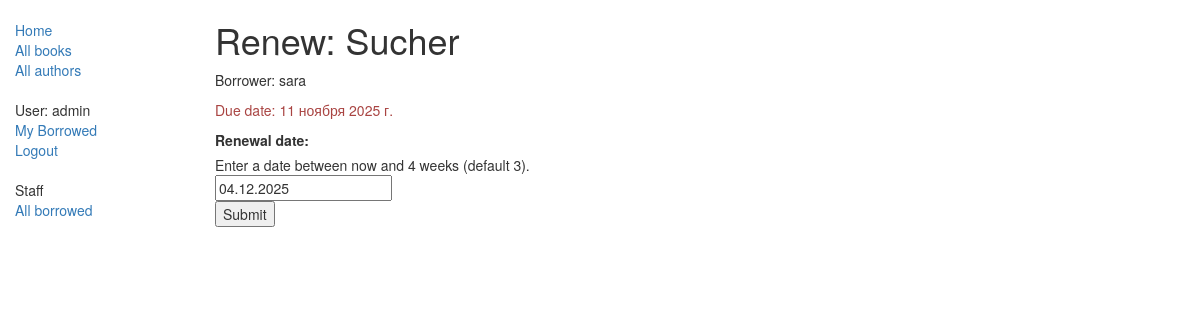
/catalog/book/044d558d-da70-4f5f-a3f8-c583cc3bf69d/renew/ (signed in), run on an earlier commit of the app's database.
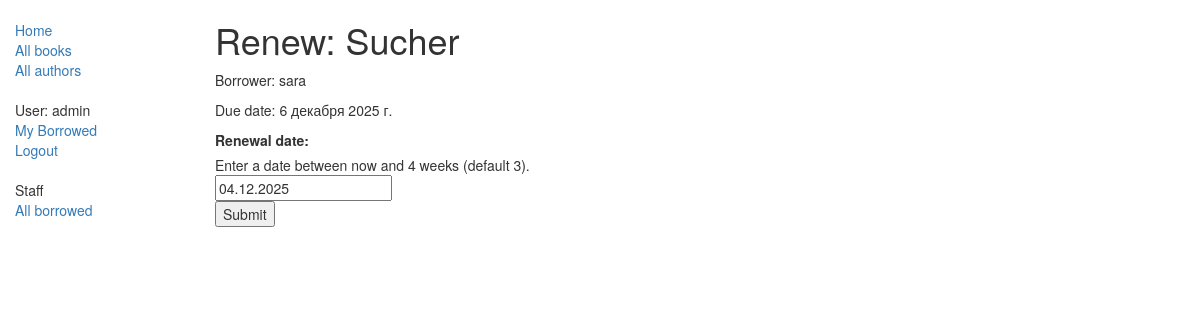
And on a later commit of the database.
### catalog/models.py (models this page shows, shortened)
class BookInstance(models.Model):
    id = models.UUIDField(primary_key=True, default=uuid.uuid4, help_text="ID отдельной книги уникален для всей библиотеки")
    book = models.ForeignKey('Book', on_delete=models.SET_NULL, null=True)
    imprint = models.CharField(max_length=200)
    due_back = models.DateField(null=True, blank=True)
    LOAN_STATUS = (
        ('m', 'Maintenance'),
        ('o', 'On loan'),
        ('a', 'Available'),
        ('r', 'Reserved'),
    )
    status = models.CharField(max_length=1, choices=LOAN_STATUS, blank=True, default='m', help_text='Доступность')
    borrower = models.ForeignKey(User, on_delete=models.SET_NULL, null=True, blank=True)
    class Meta:
        ordering = ["due_back"]
        permissions = (("can_mark_returned", "Set book as returned"),)
    @property
    def is_overdue(self):
        if self.due_back and date.today() > self.due_back:
            return True
        return False

class Book(models.Model):
    title = models.CharField(verbose_name='title', max_length=200)
    author = models.ForeignKey('Author', on_delete=models.SET_NULL, null=True)
    summary = models.TextField(max_length=1000, help_text="Введите краткое описание книги")
    ISBN = models.CharField('ISBN', max_length=13, help_text='13 символьное <a href="https://www.isbn-international.org/content/what-isbn">ISBN число</a>')
    genre = models.ManyToManyField(Genre, help_text="Выберете жанр книги")
    language = models.ForeignKey('Language', on_delete=models.SET_NULL, null=True)
    def display_genre(self):
        return ', '.join([ genre.name for genre in self.genre.all()[:3] ])
    display_genre.short_description = 'Genre'
    class Meta:
        permissions = (("can_add_book", "Can add a book"),("can_delete_book", "Can delete a book"),("can_update_book", "Can change a book"),)

### catalog/views.py (the view)
# urls.py: re_path(r'^book/(?P<pk>[-\w]+)/renew/$', views.renew_book_librarian, name='renew-book-librarian'),
@permission_required('catalog.can_mark_returned')
def renew_book_librarian(request, pk):
    book_inst = get_object_or_404(BookInstance, pk=pk)
    if request.method == 'POST':
        form = RenewBookForm(request.POST)
        if form.is_valid():
            book_inst.due_back = form.cleaned_data['renewal_date']
            book_inst.save()
            return HttpResponseRedirect(reverse('all-borrowed') )
    else:
        proposed_renewal_date = datetime.date.today() + datetime.timedelta(weeks=3)
        form = RenewBookForm(initial={'renewal_date': proposed_renewal_date,})
    return render(request, 'catalog/book_renew_librarian.html', {'form': form, 'bookinst':book_inst})

### catalog/forms.py (shortened to what this page needs)
class RenewBookForm(forms.Form):
    renewal_date = forms.DateField(help_text="Enter a date between now and 4 weeks (default 3).")

### catalog/templates/catalog/book_renew_librarian.html (shortened to what this page needs)
{% extends "layout/base_generic.html" %}
{% block content %}
    <h1>Renew: {{bookinst.book.title}}</h1>
    <p>Borrower: {{bookinst.borrower}}</p>
    <p{% if bookinst.is_overdue %} class="text-danger"{% endif %}>Due date: {{bookinst.due_back}}</p>
    <form action="" method="post">
        <table>
        {{ form }}
        </table>
        <input type="submit" value="Submit" />
    </form>
{% endblock %}

What changed in the data, as far as the page shows it:
changed BookInstance "Sucher": due_back "11 ноября 2025 г." → "6 декабря 2025 г."
